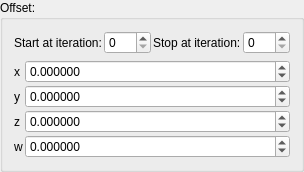
    <widget class="QGroupBox" name="groupBox_2">
     <property name="title">
      <string>Offset:</string>
     </property>
     <layout class="QVBoxLayout" name="verticalLayout_4">
      <item>
       <layout class="QGridLayout" name="gridLayout_75">
        <property name="spacing">
         <number>2</number>
        </property>
        <item row="0" column="2">
         <widget class="QLabel" name="label_264">
          <property name="text">
           <string>Stop at iteration:</string>
          </property>
         </widget>
        </item>
        <item row="0" column="0">
         <widget class="QLabel" name="label_263">
          <property name="text">
           <string>Start at iteration:</string>
          </property>
         </widget>
        </item>
        <item row="0" column="3">
         <widget class="MySpinBox" name="spinboxInt_transf_stop_iterations_C">
          <property name="sizePolicy">
           <sizepolicy hsizetype="Minimum" vsizetype="Maximum">
            <horstretch>0</horstretch>
            <verstretch>0</verstretch>
           </sizepolicy>
          </property>
          <property name="maximum">
           <number>999</number>
          </property>
         </widget>
        </item>
        <item row="0" column="1">
         <widget class="MySpinBox" name="spinboxInt_transf_start_iterations_C">
          <property name="sizePolicy">
           <sizepolicy hsizetype="Minimum" vsizetype="Maximum">
            <horstretch>0</horstretch>
            <verstretch>0</verstretch>
           </sizepolicy>
          </property>
          <property name="maximum">
           <number>999</number>
          </property>
         </widget>
        </item>
       </layout>
      </item>
      <item>
       <layout class="QGridLayout" name="gridLayout_64" columnstretch="0,1">
        <property name="spacing">
         <number>2</number>
        </property>
        <item row="0" column="0">
         <widget class="QLabel" name="label_118">
          <property name="text">
           <string notr="true">x</string>
          </property>
         </widget>
        </item>
        <item row="0" column="1">
         <widget class="MyDoubleSpinBox" name="spinbox4_transf_addition_constant_0000_x">
          <property name="sizePolicy">
           <sizepolicy hsizetype="Minimum" vsizetype="Maximum">
            <horstretch>0</horstretch>
            <verstretch>0</verstretch>
           </sizepolicy>
          </property>
          <property name="prefix">
           <string/>
          </property>
          <property name="suffix">
           <string/>
          </property>
          <property name="decimals">
           <number>6</number>
          </property>
          <property name="minimum">
           <double>-99.989999999999995</double>
          </property>
          <property name="maximum">
           <double>99.989999999999995</double>
          </property>
          <property name="singleStep">
           <double>0.100000000000000</double>
          </property>
         </widget>
        </item>
        <item row="3" column="1">
         <widget class="MyDoubleSpinBox" name="spinbox4_transf_addition_constant_0000_w">
          <property name="sizePolicy">
           <sizepolicy hsizetype="Minimum" vsizetype="Maximum">
            <horstretch>0</horstretch>
            <verstretch>0</verstretch>
           </sizepolicy>
          </property>
          <property name="prefix">
           <string/>
          </property>
          <property name="suffix">
           <string/>
          </property>
          <property name="decimals">
           <number>6</number>
          </property>
          <property name="minimum">
           <double>-99.989999999999995</double>
          </property>
          <property name="maximum">
           <double>99.989999999999995</double>
          </property>
          <property name="singleStep">
           <double>0.100000000000000</double>
          </property>
         </widget>
        </item>
        <item row="2" column="0">
         <widget class="QLabel" name="label_119">
          <property name="text">
           <string notr="true">z</string>
          </property>
         </widget>
        </item>
        <item row="1" column="1">
         <widget class="MyDoubleSpinBox" name="spinbox4_transf_addition_constant_0000_y">
          <property name="sizePolicy">
           <sizepolicy hsizetype="Minimum" vsizetype="Maximum">
            <horstretch>0</horstretch>
            <verstretch>0</verstretch>
           </sizepolicy>
          </property>
          <property name="prefix">
           <string/>
          </property>
          <property name="suffix">
           <string/>
          </property>
          <property name="decimals">
           <number>6</number>
          </property>
          <property name="minimum">
           <double>-99.989999999999995</double>
          </property>
          <property name="maximum">
           <double>99.989999999999995</double>
          </property>
          <property name="singleStep">
           <double>0.100000000000000</double>
          </property>
         </widget>
        </item>
        <item row="2" column="1">
         <widget class="MyDoubleSpinBox" name="spinbox4_transf_addition_constant_0000_z">
          <property name="sizePolicy">
           <sizepolicy hsizetype="Minimum" vsizetype="Maximum">
            <horstretch>0</horstretch>
            <verstretch>0</verstretch>
           </sizepolicy>
          </property>
          <property name="prefix">
           <string/>
          </property>
          <property name="suffix">
           <string/>
          </property>
          <property name="decimals">
           <number>6</number>
          </property>
          <property name="minimum">
           <double>-99.989999999999995</double>
          </property>
          <property name="maximum">
           <double>99.989999999999995</double>
          </property>
          <property name="singleStep">
           <double>0.100000000000000</double>
          </property>
         </widget>
        </item>
        <item row="1" column="0">
         <widget class="QLabel" name="label_116">
          <property name="text">
           <string notr="true">y</string>
          </property>
         </widget>
        </item>
        <item row="3" column="0">
         <widget class="QLabel" name="label_117">
          <property name="text">
           <string notr="true">w</string>
          </property>
         </widget>
        </item>
       </layout>
      </item>
     </layout>
    </widget>
